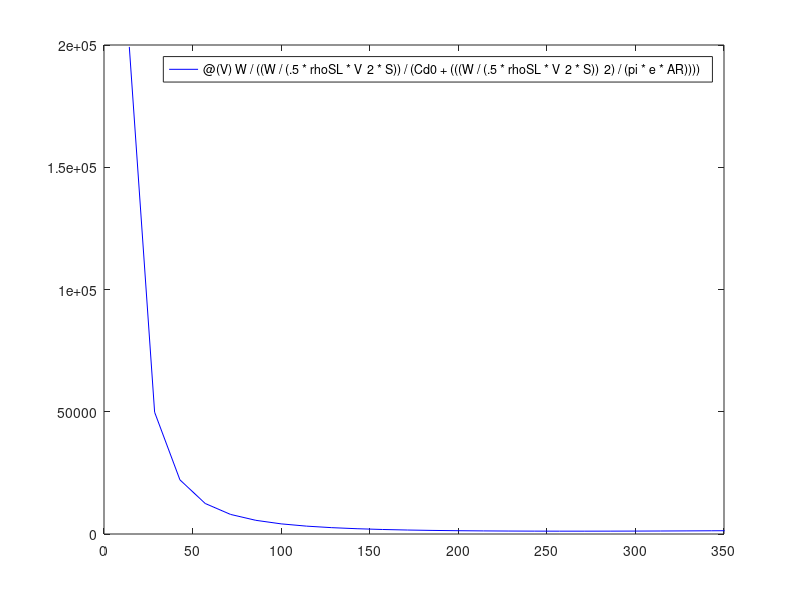

Write the MATLAB code that produced this figure.
clear, clc, format long
% Hydra X6 attack bomber

% Test flight 1 - Max velocity data
% Fuel load - 3000 lb, half max
% take-off weight - 15,000 lb
% alt - 20,000 ft
% max vel achieved - Mach 0.68
% range at max vel - 300 mi
% L/D at flight conditions - 6.594

% Test flight 2 - Max endurance
% Fuel load: 3,000 lb, half max
% Take-off weight: 15,000 lb
% Altitude: 20,000 ft
% Max endurance: 11.06 hr
% Flight velocity for max endurance: Mach 0.3233
% L/D at flight conditions: 15.331

% Plot the following:
% (1) Tr and Ta vs velocity at sea level
% (2) Pr and Pa vs velocity at sea level, 15,000 ft, and 20,000 ft
% (3) Rate of climb vs velocity at sea level

% Table with info requested by Fury (range, endurance, ceiling)
% 1) What�s their maximum range, and at what velocity and altitude?
% 2) What�s their maximum endurance, and at what velocity and altitude?
% 3) The helicarrier has an operating altitude of 15,000 ft. If these aircrafts engage the
% helicarrier, what�s the max duration could they operate?
% 4) What�s their best absolute and service ceiling? And at what velocities?
% 5) What�s their max rate of climb at sea level?
%% General Calculations
W = 18000; % [lb] THIS IS FULLY FUELED WEIGHT
span = 50.87; % Tip2tip span [ft]
S = 345.12; % Planform Wing Area [ft^2]
AR = span^2/S; % Aspect Ratio [ft^2/ft^2]
e = 1.78*(1-(0.045*AR^(0.68)))-0.64;

% atmospheric conditions
rhoSL  = 2.3769*10^-3;  % [slugs/ft^3]
rho15k = 1.4962*10^-3; % [slugs/ft^3]
rho20k = 1.2673*10^-3; % [slugs/ft^3]

T20k = 447.43; % [degR]
%% Test Flight 2 Calcs

MTest2 = 0.3233;
a20k = sqrt(1.4*1716*T20k);
V20kTest2 = MTest2*a20k;
Cl20k = W/(0.5*rho20k*V20kTest2^2*S);
Cd20k = Cl20k/15.331;
Cdi20k = (Cl20k^2)/(pi*e*AR);
Cd0 = Cd20k - Cdi20k;

%% Plots
% (1) Tr and Ta vs velocity at sea level
% SL
% ClSL = W/(.5*rhoSL*V^2*S)
% CdSL = Cd0 + ((ClSL^2)/(pi*e*AR));

TrSL = @(V) W/((W/(.5*rhoSL*V^2*S))/(Cd0 + (((W/(.5*rhoSL*V^2*S))^2)/(pi*e*AR))));
fplot(TrSL, [0 400], 'b-'), xlim([0 350])
% (2) Pr and Pa vs velocity at sea level, 15,000 ft, and 20,000 ft

%% Questions and table data

% 1) What's their maximum range, and at what velocity and altitude?

% Cl12Cd = (((1/3)*Cd0*pi*e*AR)^(1/4))/((4/3)*Cd0);
% R = (2*sqrt((2)/(rho8km*S))*(1/ct)*(Cl12Cd)*((Wi.^(1/2))-(Wf.^(1/2))))/1000;